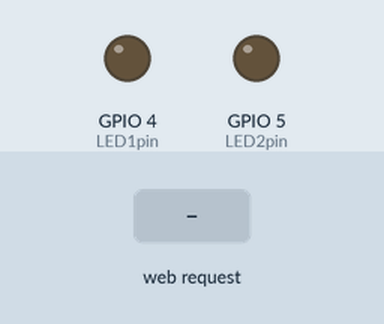
Simulated run of this sketch. Board: ESP32. On the bench: output pins drawn as LEDs (lit = HIGH). The inputs (shaded band) are chosen by the test bench. WiFi joins after 1.5 s; servers stay silent unless stated; what the sketch prints to the serial monitor is not drawn.

Above: at 3.2 s.
3.3 s: HTTP request GET /x received
At 3.7 s:
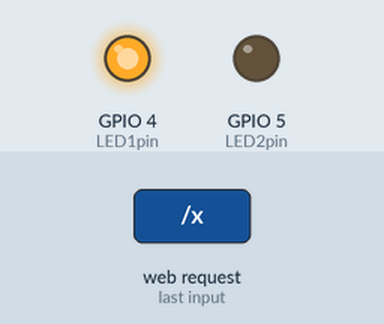
5.3 s: HTTP request GET /o received
At 5.7 s:
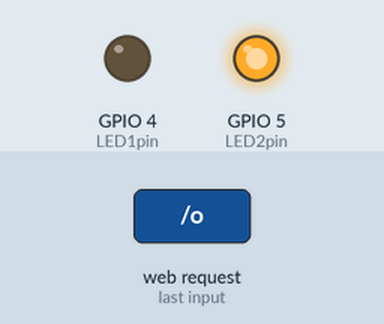
Timing chart, 0 to 8.3 s (numbered marks = the images above; inputs shaded):
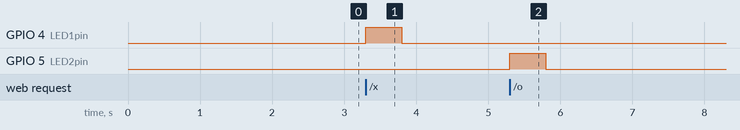

The sketch:

Atividade-Arduino.ino
```cpp
#include <WiFi.h>
#include <WebServer.h>

/* Put your SSID & Password */
const char* ssid = "Inteli-COLLEGE";  // Enter SSID here
const char* password = "QazWsx@123";  //Enter Password here

WebServer server(80);

uint8_t LED1pin = 4;
bool LED1status = LOW;

uint8_t LED2pin = 5;
bool LED2status = LOW;


void handle_x(){
  digitalWrite(LED1pin, HIGH);
  server.send(200, "sent");
  delay(500);
  digitalWrite(LED1pin, LOW);
}

void handle_o(){
  digitalWrite(LED2pin, HIGH);
  server.send(200, "sent");
  delay(500);
  digitalWrite(LED2pin, LOW);
}


void setup() {
  Serial.begin(115200);
  pinMode(LED1pin, OUTPUT);
  pinMode(LED2pin, OUTPUT);

  Serial.print("Connecting to ");
  Serial.println(ssid);
  WiFi.begin(ssid, password);
  while (WiFi.status() != WL_CONNECTED) {
    delay(1000);
    Serial.print(".");
  }
  // Print local IP address and start web server
  Serial.println("");
  Serial.println("WiFi connected.");
  Serial.println("IP address: ");
  Serial.println(WiFi.localIP());

  server.on("/x", handle_x);
  server.on("/o", handle_o);

  server.begin();
  Serial.println("HTTP server started");
}


void loop() {
  server.handleClient();
}
```

Measured:
- after the input at 3.3 s, GPIO 4 (LED1pin): LOW → HIGH at once, → LOW 0.50 s later
- after the input at 5.3 s, GPIO 5 (LED2pin): LOW → HIGH at once, → LOW 0.50 s later
